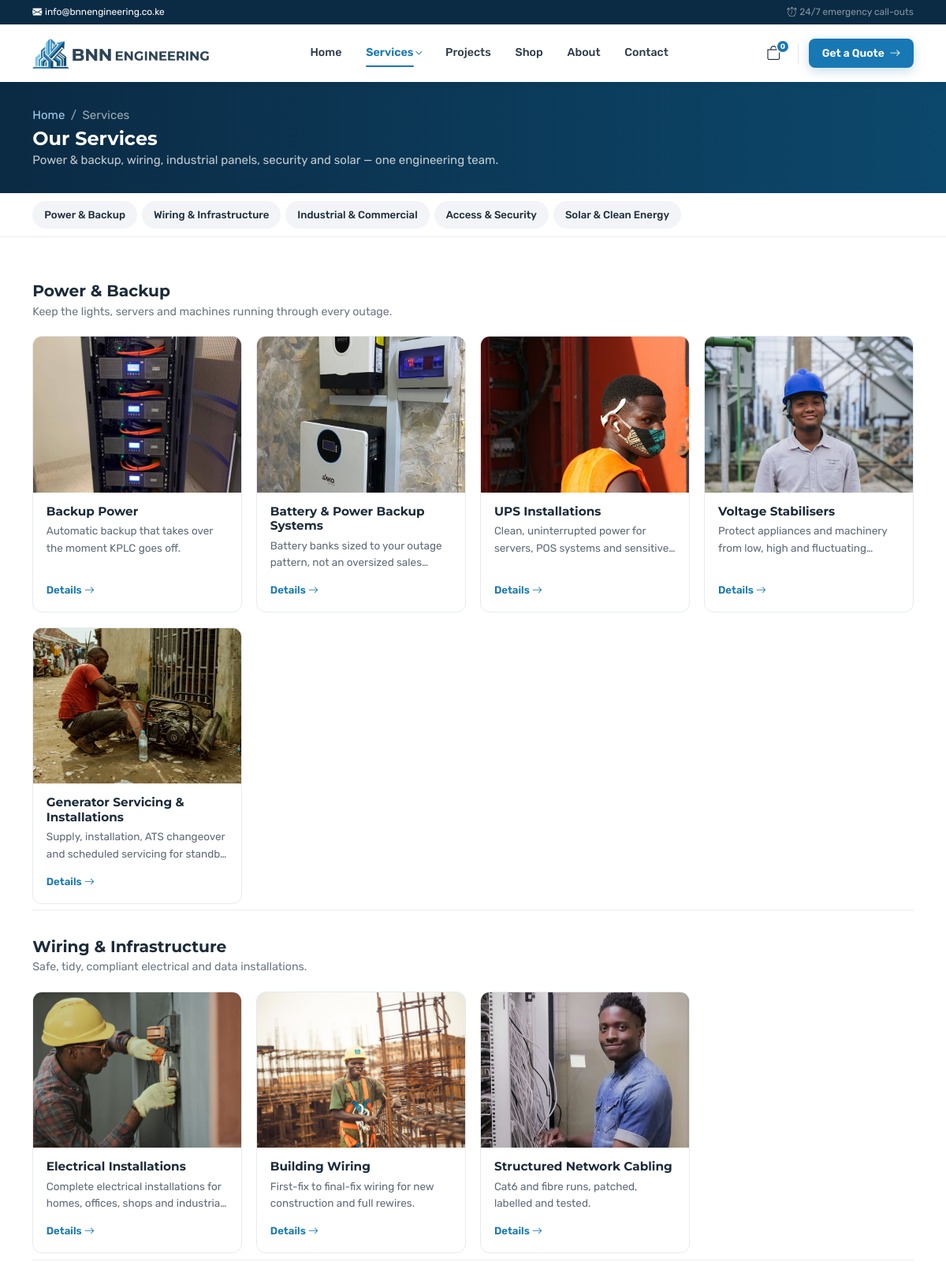
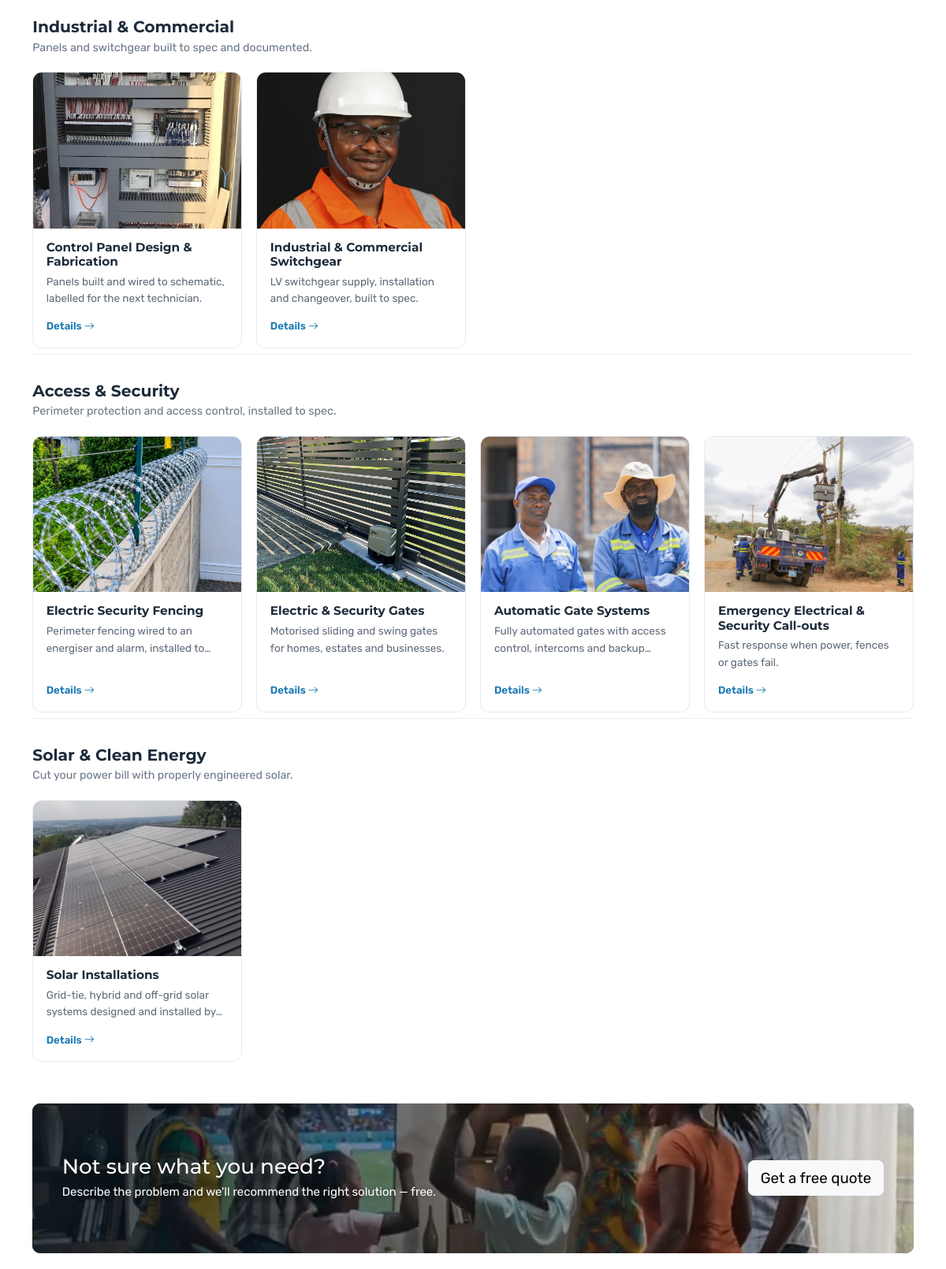
Page /services/ (upper part) on the committed database (2 pictures, top to bottom).
### pages/models.py (models this page shows, shortened)
class SiteSettings(models.Model):
    name = models.CharField('Company name', max_length=100, default='BNN Engineering')
    tagline = models.CharField(max_length=150, default='Power · Wiring · Security · Solar')
    email = models.EmailField(default='info@bnnengineering.co.ke')
    phone1 = models.CharField('Phone 1', max_length=30, default='+254 184 786 662')
    phone2 = models.CharField('Phone 2', max_length=30, blank=True, default='+254 184 786 663')
    whatsapp = models.CharField('WhatsApp number', max_length=20, default='254184786662',
                                help_text='International format without + or spaces, e.g. 254712345678')
    address = models.CharField(max_length=200, default='Nairobi, Kenya')
    hours = models.CharField('Opening hours', max_length=100, default='Mon – Sat, 8:00am – 6:00pm')
    kra_pin = models.CharField('KRA PIN', max_length=20, blank=True, help_text='Shown on quotations')
    reg_no = models.CharField('Company reg. no.', max_length=40, blank=True, help_text='Shown on quotations')
    postal_address = models.CharField('Postal address', max_length=120, blank=True, help_text='e.g. P.O. Box 12345-00100, Nairobi')
    bank_name = models.CharField(max_length=100, default='Co-operative Bank of Kenya')
    account_name = models.CharField(max_length=100, default='BNN ENGINEERING LIMITED')
    account_no = models.CharField('Account number', max_length=40, default='01103490456001')
    paybill = models.CharField('M-PESA Paybill', max_length=20, default='400200')
    facebook = models.URLField(blank=True)
    instagram = models.URLField(blank=True)
    linkedin = models.URLField(blank=True)
    twitter = models.URLField('X / Twitter', blank=True)
    hero_badge = models.CharField(max_length=100, default='Electrical engineering contractors · Nairobi')
    hero_title = models.CharField(max_length=120, default='Power, wiring & security —')
    hero_highlight = models.CharField('Hero highlighted words', max_length=80, default='engineered properly.')
    hero_text = models.TextField(default='Backup power, building wiring, switchgear, control panels, electric fencing, '
                                         'automatic gates and solar. Designed from real load data, installed to spec '
                                         'and documented for the next technician.')
    stat1_value = models.CharField(max_length=20, default='15+')
    stat1_label = models.CharField(max_length=40, default='Services')
    stat2_value = models.CharField(max_length=20, default='24/7')
    stat2_label = models.CharField(max_length=40, default='Emergency call-outs')
    stat3_value = models.CharField(max_length=20, default='100%')
    stat3_label = models.CharField(max_length=40, default='Tested & labelled')
    services_intro = models.CharField(max_length=250, default='From a single UPS to a full commercial switchroom — '
                                                              'one team for power, wiring, security and solar.')
    cta_title = models.CharField('Emergency banner title', max_length=120, default='Power out? Fence down? Gate stuck?')
    cta_text = models.CharField('Emergency banner text', max_length=200,
                                default='Our emergency team is a call away — any time.')
    show_shop_on_home = models.BooleanField('Show shop products on homepage', default=True)
    company_kicker = models.CharField('Company section label', max_length=60, default='Why BNN Engineering')
    company_title = models.CharField('Company section headline', max_length=150,
                                     default='A trusted engineering partner for homes, businesses and industry')
    company_image = models.ImageField('Company section photo', upload_to='site/', blank=True,
                                      help_text='Leave blank to use one of your service photos')
    logo = models.ImageField('Header logo', upload_to='site/', blank=True,
                             help_text='Wide logo for a light background (PNG with transparency, about 760 × 128 px)')
    logo_light = models.ImageField('Footer logo (light)', upload_to='site/', blank=True,
                                   help_text='White/light version for the navy footer, admin and dark backgrounds')
    favicon = models.ImageField('Browser tab icon', upload_to='site/', blank=True,
                                help_text='Square PNG, at least 180 × 180 px')
    hero_image = models.ImageField('Hero background image', upload_to='site/', blank=True,
                                   help_text='Shown while the video loads, or instead of it (landscape, about 1920 × 1080 px)')
    hero_video_on = models.BooleanField('Play hero video', default=True,
                                        help_text='Untick to show only the hero image')
    hero_video_mp4 = models.FileField('Hero video (MP4)', upload_to='site/video/', blank=True,
                                      help_text='Short muted loop, landscape, under ~5 MB')
    hero_video_webm = models.FileField('Hero video (WebM, optional)', upload_to='site/video/', blank=True,
                                       help_text='Smaller version for Chrome/Android; leave blank if you only have MP4')
    testimonials_image = models.ImageField('"What clients are saying" photo', upload_to='site/', blank=True)
    about_image = models.ImageField('About page "Who we are" photo', upload_to='site/', blank=True,
                                    help_text='Portrait photo on a blue background works best (the section is blue)')
    mpesa_logo = models.ImageField('M-PESA logo', upload_to='site/', blank=True)
    process_image = models.ImageField('"How we work" photo', upload_to='site/', blank=True,
                                      help_text='Tall portrait photo shown beside the steps')
    cta_video = models.FileField('"Have a project in mind?" background video (MP4)', upload_to='site/video/', blank=True,
                                 help_text='Short muted landscape loop behind the quote banners, under ~3 MB')
    badge_value = models.CharField('Photo badge value', max_length=20, default='24/7')
    badge_label = models.CharField('Photo badge text', max_length=40, default='Emergency support')
    about_title = models.CharField(max_length=100, default='Who we are')
    about_body = models.TextField(default=(
        'BNN Engineering is a Nairobi-based electrical engineering contractor. We design, install and maintain '
        'backup power systems, building wiring, switchgear and control panels, electric fencing and automatic gates, '
        'and solar energy systems for homes, businesses and industry.\n\n'
        'Our approach is simple: size systems from real data, use genuine components, install neatly to standard, '
        'and label and document everything so the next technician knows exactly what is there. We also run an '
        'online shop supplying the equipment we trust and install.'))
    footer_about = models.TextField(default='Electrical engineering contractors for homes, businesses and industry — '
                                            'backup power, wiring, switchgear, control panels, security systems and '
                                            'solar, installed properly and documented for the next technician.')
    default_tax_rate = models.DecimalField('Default VAT rate (%)', max_digits=5, decimal_places=2, default=16)
    quotation_validity_days = models.PositiveIntegerField('Quotation valid for (days)', default=30)
    quotation_terms = models.TextField(default=(
        '1. This quotation is valid for 30 days from the date of issue.\n'
        '2. 70% deposit required before commencement of work; balance on completion.\n'
        '3. Equipment remains the property of BNN Engineering until paid in full.\n'
        '4. Any additional work outside this scope will be quoted separately.'))
    class Meta:
        verbose_name = 'Site settings'
        verbose_name_plural = 'Site settings'
    @classmethod
    def load(cls):
        obj, _ = cls.objects.get_or_create(pk=1)
        return obj
    @property
    def phones(self):
        return [p for p in (self.phone1, self.phone2) if p]
    @property
    def payment(self):
        return {'bank': self.bank_name, 'account_name': self.account_name,
                'account_no': self.account_no, 'paybill': self.paybill}
    def _img(self, field, default):
        f = getattr(self, field)
        if f:
            return f.url
        from django.templatetags.static import static
        return static(default)
    @property
    def logo_url(self):
        return self._img('logo', 'img/logo-horizontal.png')
    @property
    def logo_light_url(self):
        return self._img('logo_light', 'img/logo-horizontal-light.png')
    @property
    def cta_mp4_url(self):
        return self.cta_video.url if self.cta_video else self._img('cta_video', 'video/cta.mp4') + '?v=1'
    @property
    def cta_webm_url(self):
        return '' if self.cta_video else self._img('cta_video', 'video/cta.webm') + '?v=1'
    @property
    def cta_poster_url(self):
        return '' if self.cta_video else self._img('cta_video', 'video/cta-poster.jpg') + '?v=1'
    @property
    def mpesa_logo_url(self):
        return self._img('mpesa_logo', 'img/mpesa-logo.png')

### services/models.py (models this page shows, shortened)
class ServiceCategory(models.Model):
    name = models.CharField(max_length=100)
    slug = models.SlugField(unique=True, blank=True)
    icon = models.CharField(max_length=50, default='lightning-charge', help_text='Bootstrap icon name')
    tagline = models.CharField(max_length=200, blank=True)
    image = models.ImageField(upload_to='service-categories/', blank=True,
                              help_text='Photo for the homepage "What we do" tile. '
                                        'Leave blank to use a photo from one of its services.')
    order = models.PositiveIntegerField(default=0)
    class Meta:
        ordering = ['order', 'name']
        verbose_name_plural = 'service categories'

class Service(models.Model):
    category = models.ForeignKey(ServiceCategory, related_name='services', on_delete=models.PROTECT)
    name = models.CharField(max_length=150)
    slug = models.SlugField(max_length=170, unique=True, blank=True)
    summary = models.CharField(max_length=250, help_text='One-line pitch shown on cards')
    description = models.TextField(blank=True, help_text='Intro paragraph for the service page')
    included = models.TextField(blank=True, help_text="What's included — one item per line")
    icon = models.CharField(max_length=50, default='lightning-charge', help_text='Bootstrap icon name')
    image = models.ImageField(upload_to='services/', blank=True)
    is_featured = models.BooleanField(default=False, help_text='Show in the homepage highlight row')
    is_active = models.BooleanField(default=True)
    order = models.PositiveIntegerField(default=0)
    class Meta:
        ordering = ['category__order', 'order', 'name']
    def get_absolute_url(self):
        return reverse('services:detail', args=[self.slug])
    @property
    def card_image(self):
        return self.image or self.category.display_image

### services/views.py (the view)
# urls.py: path('services/', views.service_list, name='list'),
def service_list(request):
    categories = ServiceCategory.objects.prefetch_related('services')
    active = request.GET.get('category')
    return render(request, 'services/list.html', {'categories': categories, 'active_category': active})

### templates/services/list.html (shortened to what this page needs)
{% extends 'base.html' %}
{% block content %}
<div class="page-hero">
  <div class="container">
    <nav aria-label="breadcrumb"><ol class="breadcrumb mb-1">
      <li class="breadcrumb-item"><a href="{% url 'services:home' %}">Home</a></li>
      <li class="breadcrumb-item active" aria-current="page">Services</li>
    </ol></nav>
    <h1>Our Services</h1>
    <p class="mb-0 opacity-75">Power &amp; backup, wiring, industrial panels, security and solar — one engineering team.</p>
  </div>
</div>
<div class="service-tabs-wrap">
  <div class="container">
    <nav class="service-tabs" aria-label="Service categories">
      {% for cat in categories %}<a href="#{{ cat.slug }}">{{ cat.name }}</a>{% endfor %}
    </nav>
  </div>
</div>
<div class="container py-4 svc-page">
  {% for cat in categories %}
  <section id="{{ cat.slug }}" class="svc-group">
    <header class="svc-group-head">
      <h2>{{ cat.name }}</h2>
      {% if cat.tagline %}<p>{{ cat.tagline }}</p>{% endif %}
    </header>
    <div class="svc-grid">
      {% for s in cat.services.all %}{% if s.is_active %}
      <a href="{{ s.get_absolute_url }}" class="svc-tile">
        <span class="svc-tile-img">{% with img=s.card_image %}{% if img %}<img src="{{ img.url }}" alt="" loading="lazy">{% else %}<i class="bi bi-{{ s.icon }}"></i>{% endif %}{% endwith %}</span>
        <span class="svc-tile-body">
          <h3>{{ s.name }}</h3>
          <p>{{ s.summary }}</p>
          <span class="svc-tile-link">Details <i class="bi bi-arrow-right"></i></span>
        </span>
      </a>
      {% endif %}{% endfor %}
    </div>
  </section>
  {% endfor %}
  <div class="cta-strip has-video mt-5">{% include 'partials/cta_video.html' %}
    <div><h3 class="mb-1">Not sure what you need?</h3><p class="mb-0">Describe the problem and we'll recommend the right solution — free.</p></div>
    <a href="{% url 'services:quote' %}" class="btn btn-light btn-lg">Get a free quote</a>
  </div>
</div>
{% endblock %}

### templates/partials/header.html (shortened to what this page needs)
{% load static %}{% with url_name=request.resolver_match.url_name ns=request.resolver_match.namespace %}
<header class="site-header">
  <div class="topbar d-none d-md-block">
    <div class="container d-flex justify-content-between align-items-center">
      <div class="d-flex gap-4">
        <span><i class="bi bi-envelope-fill me-1"></i><a href="mailto:{{ shop.email }}">{{ shop.email }}</a></span>
      </div>
      <div class="d-flex gap-3 align-items-center">
        <span class="text-white-50"><i class="bi bi-alarm me-1"></i>24/7 emergency call-outs</span>
      </div>
    </div>
  </div>
  <nav class="mainnav navbar navbar-expand-lg">
    <div class="container">
      <a href="{% url 'services:home' %}" class="navbar-brand site-logo">
        <img src="{{ shop.logo_url }}" alt="{{ shop.name }}" width="760" height="128">
      </a>
      <div class="d-flex align-items-center gap-2 order-lg-last">
        <a href="{% url 'cart:detail' %}" class="cart-link hdr-icon" aria-label="Cart">
          <i class="bi bi-bag"></i><span class="cart-count hdr-badge" data-cart-count>{{ cart|length }}</span>
        </a>
        <a href="{% url 'services:quote' %}" class="btn btn-brand hdr-quote d-none d-sm-inline-flex">Get a Quote <i class="bi bi-arrow-right"></i></a>
      </div>
      <div class="collapse navbar-collapse" id="mainNav">
        <ul class="navbar-nav mx-auto">
          <li class="nav-item"><a class="nav-link {% if ns == 'services' and url_name == 'home' %}active{% endif %}" href="{% url 'services:home' %}">Home</a></li>
          <li class="nav-item dropdown mega">
            <a class="nav-link dropdown-toggle {% if ns == 'services' and url_name == 'list' or url_name == 'detail' %}active{% endif %}" href="{% url 'services:list' %}" data-bs-toggle="dropdown" aria-expanded="false">Services</a>
          </li>
          <li class="nav-item"><a class="nav-link {% if url_name == 'projects' or url_name == 'project' %}active{% endif %}" href="{% url 'services:projects' %}">Projects</a></li>
          <li class="nav-item"><a class="nav-link {% if ns == 'store' %}active{% endif %}" href="{% url 'store:home' %}">Shop</a></li>
          <li class="nav-item"><a class="nav-link {% if url_name == 'about' %}active{% endif %}" href="{% url 'pages:about' %}">About</a></li>
          <li class="nav-item"><a class="nav-link {% if url_name == 'contact' %}active{% endif %}" href="{% url 'pages:contact' %}">Contact</a></li>
        </ul>
      </div>
    </div>
  </nav>
</header>
{% endwith %}

### rows in the picture
SiteSettings: email "info@bnnengineering.co.ke"
ServiceCategory: name "Power & Backup", tagline "Keep the lights, servers and machines running through every outage."
ServiceCategory: name "Wiring & Infrastructure", tagline "Safe, tidy, compliant electrical and data installations."
ServiceCategory: name "Industrial & Commercial", tagline "Panels and switchgear built to spec and documented."
ServiceCategory: name "Access & Security", tagline "Perimeter protection and access control, installed to spec."
ServiceCategory: name "Solar & Clean Energy", tagline "Cut your power bill with properly engineered solar."
Service: shows a picture, name "Backup Power", summary "Automatic backup that takes over the moment KPLC goes off."
Service: shows a picture, name "Battery & Power Backup Systems", summary "Battery banks sized to your outage pattern, not an oversized…"
Service: shows a picture, name "UPS Installations", summary "Clean, uninterrupted power for servers, POS systems and…"
Service: shows a picture, name "Voltage Stabilisers", summary "Protect appliances and machinery from low, high and…"
Service: shows a picture, name "Generator Servicing & Installations", summary "Supply, installation, ATS changeover and scheduled servicing for…"
Service: shows a picture, name "Electrical Installations", summary "Complete electrical installations for homes, offices, shops and…"
Service: shows a picture, name "Building Wiring", summary "First-fix to final-fix wiring for new construction and full rewires."
Service: shows a picture, name "Structured Network Cabling", summary "Cat6 and fibre runs, patched, labelled and tested."
Service: shows a picture, name "Control Panel Design & Fabrication", summary "Panels built and wired to schematic, labelled for the next technician."
Service: shows a picture, name "Industrial & Commercial Switchgear", summary "LV switchgear supply, installation and changeover, built to spec."
Service: shows a picture, name "Electric Security Fencing", summary "Perimeter fencing wired to an energiser and alarm, installed…"
Service: shows a picture, name "Electric & Security Gates", summary "Motorised sliding and swing gates for homes, estates and businesses."
Service: shows a picture, name "Automatic Gate Systems", summary "Fully automated gates with access control, intercoms and…"
Service: shows a picture, name "Emergency Electrical & Security Call-outs", summary "Fast response when power, fences or gates fail."
Service: shows a picture, name "Solar Installations", summary "Grid-tie, hybrid and off-grid solar systems designed and installed…"

### other values in the picture
{{ cart|length }} "0"
